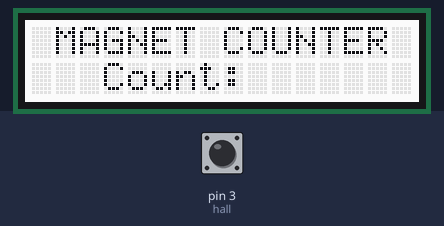
The sketch below on a simulated Arduino Uno, built with avr-gcc and run on an emulated ATmega328P. On the bench: 16×2 character LCD. Inputs (shaded band) come from the test bench; at power-on: pin 3 (hall) HIGH.

Above: at 1.2 s.
1.3 s: pin 3 (hall) pulled LOW for 1 s
At 2.9 s:
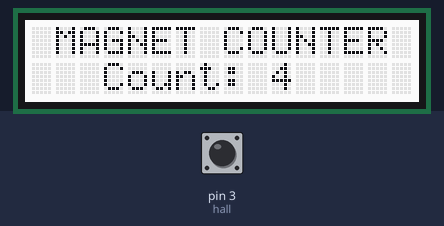
3.8 s: pin 3 (hall) pulled LOW for 0.15 s
At 4.6 s:
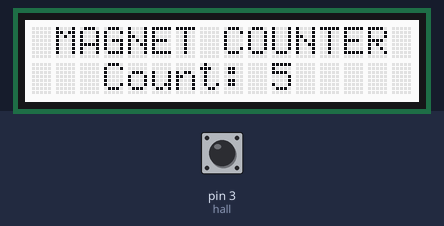
5.4 s: pin 3 (hall) pulled LOW for 0.15 s
At 6.6 s:
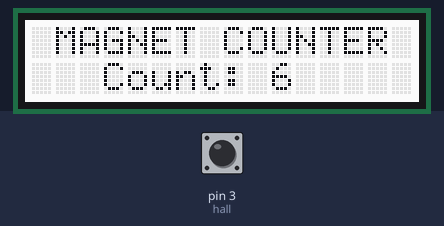
7.0 s: pin 3 (hall) pulled LOW for 1 s
At 9.0 s:
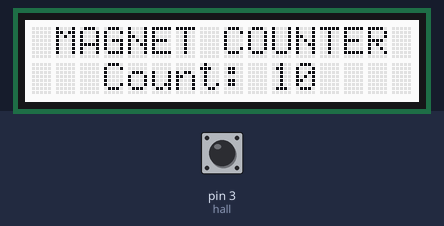
Timing chart, 0 to 10.5 s (numbered marks = the images above; inputs shaded):
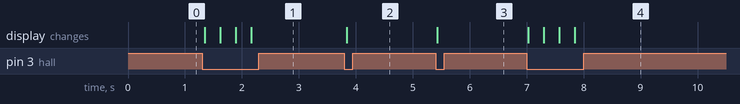

Measured:
- after the input at 1.3 s, the display: first changes at once (image 1 shows a later state)
- after the input at 3.8 s, the display: changes at once (image 2)
- after the input at 5.4 s, the display: changes at once (image 3)
- after the input at 7.0 s, the display: first changes at once (image 4 shows a later state)

The sketch:

Magnet_Detection_Counter.ino
```cpp
/*============MAGNET DETECTION COUNTER=============
  Dibuat Oleh Tim Digiware
  =================================================
  Konfigurasi Pin:
  |------------------------------------------------|
  |                            | Arduino Base HAT  |
  |------------------------------------------------|
  |Grove - Hall Sensor         |         D3        |
  |Grove - LCD 16x2            |         I2C       |
  |------------------------------------------------|
*/

#define hall 3

#include <Wire.h>
#include "rgb_lcd.h"

int count;

rgb_lcd lcd;

void setup() {

  lcd.begin(16,2);
  pinMode(hall, INPUT_PULLUP);
  count = 0;


}

void loop() {

  int detect = digitalRead(hall);

  lcd.setCursor(3,1);
  lcd.print("Count: ");

  lcd.setCursor(1,0);
  lcd.print("MAGNET COUNTER");

  if(detect == LOW)
  {

    count++;
    lcd.setCursor(10,1);
    lcd.print(count);
    delay(250);

  }
}
```
